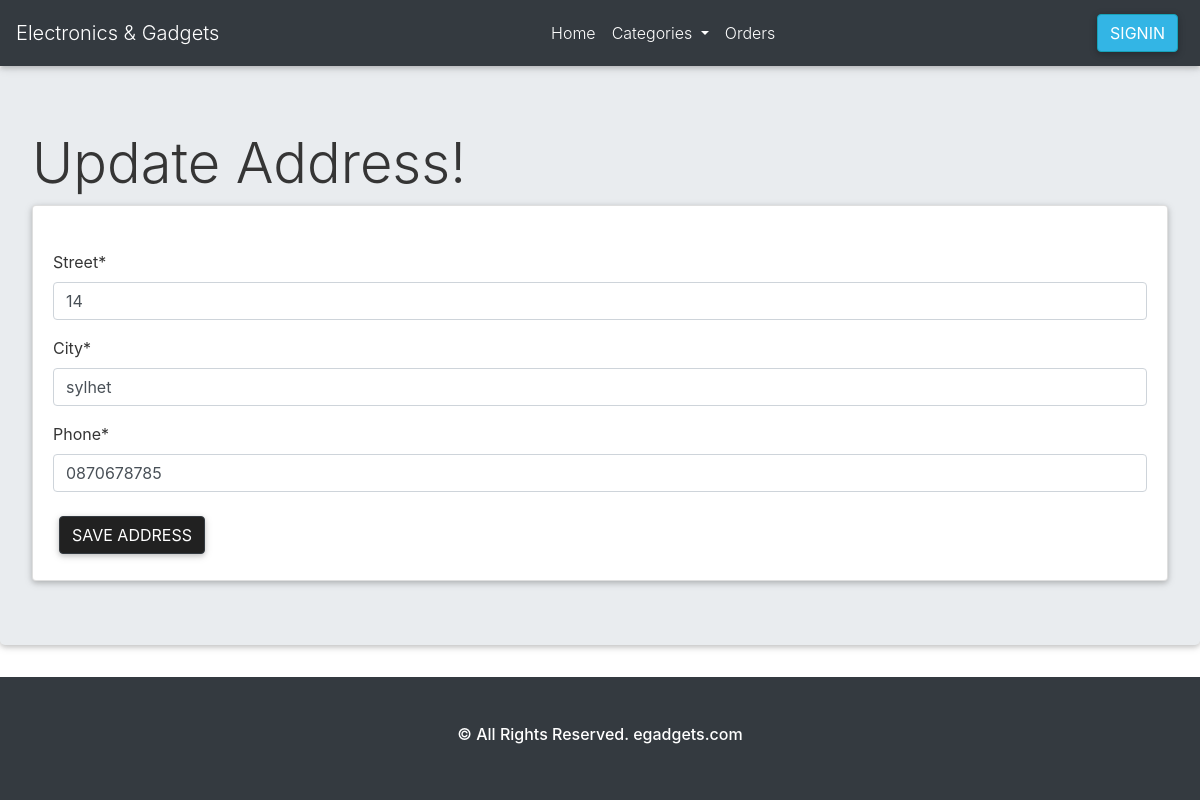
The page /address_update/3 on the database its author committed.
### product/models.py (models this page shows, shortened)
class Address(models.Model):
    user = models.ForeignKey(User, null=True, on_delete=models.CASCADE)
    street = models.CharField(max_length=100, null=True)
    city = models.CharField(max_length=100, null=True)
    phone = models.CharField(max_length=14, null=True)

### product/views.py (the view, shortened to what this page needs)
# urls.py: path('address_update/<id>', address_form, name='address_update'),
def address_form(request, id=0):
    if request.method == "GET":
        if id == 0:
            form = AddressForm()
        else:
            addr = Address.objects.get(id=id)
            form = AddressForm(instance=addr)
        return render(request, "address_form.html", {'form': form})

### product/form.py
class AddressForm(ModelForm):
    class Meta:
        model = Address
        fields = ['street', 'city', 'phone']

### product/templates/address_form.html (shortened to what this page needs)
{% extends "base.html"%}
{%block content%}
<div class="jumbotron">
    <h1 class="display-4">Update Address!</h1>
    <div class="card">
        {% load crispy_forms_tags %}
      <form class="card-body mt-4" method="POST">
        {{form|crispy}}
        <button type="submit" class="btn btn-dark mt-2">
          Save Address
        </button>
      </form>
    </div>
  </div>
{%endblock content%}

### static/css/style.css (style rules this page uses)
* { padding: 0%; margin: 0%; scroll-behavior: smooth; color: #353535; }

### rows shown on the page
Address: street "14", city "sylhet", phone "0870678785"
